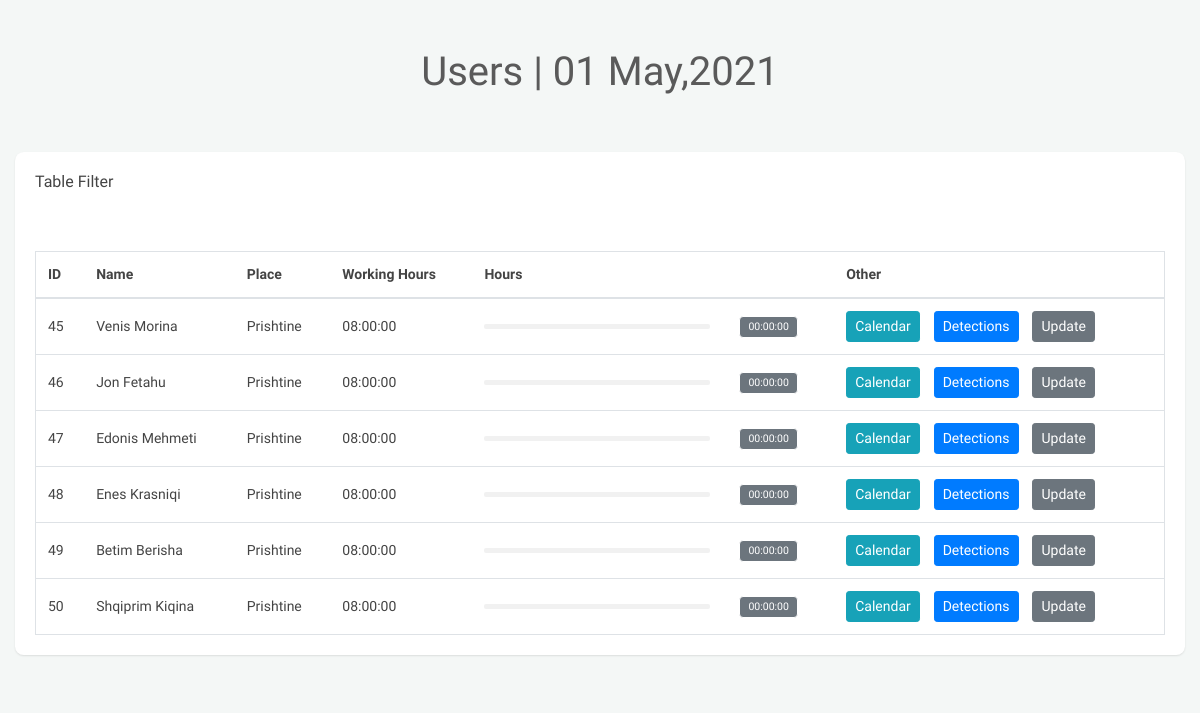
The page /users/2021-05-1 on the database as committed earlier.
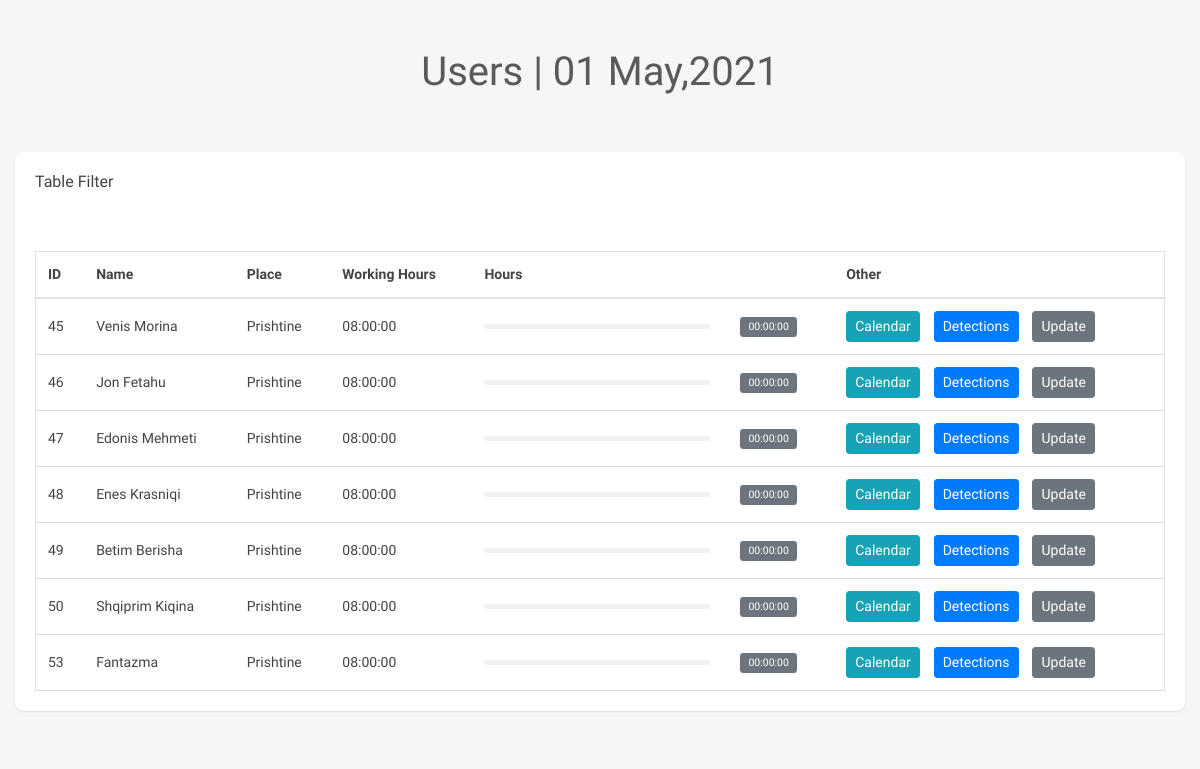
The same page on the database as committed later.
### sendreq/models.py (models this page shows, shortened)
class myUser(models.Model):
    name = models.CharField(max_length=255)
    CHOICES = (
        (1, 'Prishtine'),
        (2, 'Drenas'),
        (3, 'Ferizaj')
    )
    place = models.IntegerField(choices = CHOICES)
    work_hours = models.CharField(default = "08:00:00", max_length =11)
    def get_place(self, x=None):
        if x == None:
            x = self.place
        return self.CHOICES[x-1][1]
    def today_time(self, date = datetime.now()):
        try:
            return Detection.get_last(self, date).work_time
        except:
            return "00:00:00"
    def today_type(self, time = None):
        if time == None:
            time = self.today_time()
        time = time_to_float(time)
        if time == 0:
            return 0
    def today_time_color(self, time = None):
        if time == None:
            time = self.today_time()
        array = ["secondary","success","warning","danger"]
        return array[self.today_type(time)]
    def today_time_color_date(self, date):
        time = self.today_time(date)
        return self.today_time_color(time)
    def progress_time(self, time = None):
        if time == None:
            time = self.today_time()
        return int(( time_to_float(time) / time_to_float(self.work_hours) ) * 100)
    def progress_time_date(self, date):
        time = self.today_time(date)
        return self.progress_time(time)
    def progress_color(self, time = None):
        if time == None:
            time = self.today_time()
        array = ["","green","amber","blush"]
        return array[self.today_type(time)]
    def progress_color_date(self, date):
        time = self.today_time(date)
        return self.progress_color(time)

### cpanel/views.py (the view)
# urls.py: path('users/<str:date>', views.Users, name="cpanel-users"),
def Users(request, date):
    users = myUser.objects.all()
    title = "Users"
    title += " | " + datetime.strftime(datetime.strptime(date, "%Y-%m-%d"), "%d %b,%Y")
    context = {"users" : users, "date": date, "title": title }
    return render(request, 'cpanel/users.html', context)

### cpanel/templatetags/method.py (called while the page is built)
@register.simple_tag
def call_method(obj, method_name, *args):
    method = getattr(obj, method_name)
    return method(*args)

### sendreq/functions.py (called while the page is built)
def time_to_float(time, datetime = False):
    if datetime:
        time = time_to_str(time)
    return float(time.replace(":",""))

### sendreq/models.py (called while the page is built)
    @classmethod
    def get_last(self, user, date = datetime.date(datetime.now())):
        return self.objects.filter(date__date = date, user = user).last()

### cpanel/templates/cpanel/users.html (shortened to what this page needs)
{% extends 'cpanel/main.html' %}
{% block content %}
{% load method %}
    <div id="content mt-10">
        <div class="">
            <div class="clearfix mt-10">
                <div class="col-lg-12 ">
                    <div class="card">
                        <div class="header">
                            <h2>Table Filter</h2>
                        </div>
                        <div class="body">
                            <div class="table-responsive m-t-20">
                                <table class="table m-b-0 border" >
                                    <thead>
                                            <th>ID</th>
                                            <th>Name</th>
                                            <th>Place</th>
                                            <th>Working Hours</th>
                                            <th>Hours</th>
                                            <th></th>
                                            <th>Other</th>
                                    </thead>
                                    <tbody>
                                        {% for user in users %}
                                        <tr data-status="approved">
                                            <td>{{user.id}}</td>
                                            <td>{{user.name}}</td>
                                            <td>{{user.get_place}}</td>
                                            <td>{{user.work_hours}}</td>
                                            <td width="250px">
                                                <div class="progress progress-xs">
                                                </div>
                                            </td>
                                            <td><span class="badge badge-{% call_method user 'today_time_color_date' date %}">{%call_method user 'today_time' date%}</span></td>
                                            <td>
                                                <a class="btn btn-sm btn-info" href="{% url 'cpanel-user' user.id %}"> Calendar </a>
                                                &nbsp;&nbsp; <a class="btn btn-sm btn-primary" href="{% url 'cpanel-detections' %}/{{user.id}}"> Detections </a>
                                                &nbsp;&nbsp; <a class="btn btn-sm btn-secondary" href="{% url 'cpanel-update' user.id %}"> Update </a>
                                            </td>
                                        </tr>
                                        {% endfor %}
                                    </tbody>
                                </table>
                            </div>
                        </div>
                    </div>
                </div>
            </div>
        </div>
    </div>
    {% endblock content %}

### cpanel/templates/cpanel/main.html (shortened to what this page needs)
<!doctype html>
<html lang="en">
{% load static %}
{% load method %}
<head>
    <link rel="stylesheet" href="{% static 'assets/vendor/bootstrap/css/bootstrap.min.css' %}">
    <link rel="stylesheet" href="{% static 'assets/vendor/font-awesome/css/font-awesome.min.css' %}">
    <link rel="stylesheet" href="{% static 'cpanel/assets/css/main.css' %}">
    <link rel="stylesheet" href="{% static 'cpanel/assets/css/color_skins.css' %}">
</head>
<body class="t">
    <div id="wrapper">
        <div class="text-center header p-5 title">
            <h1>{{ title }}</h1>
        </div>
        {%block content%}
        {%endblock%}
    </div>
</body>
</html>

Rows that differ between the two databases and show on the page:
added myUser: id "53", name "Fantazma", get_place "Prishtine", work_hours "08:00:00", id "00:00:00"
